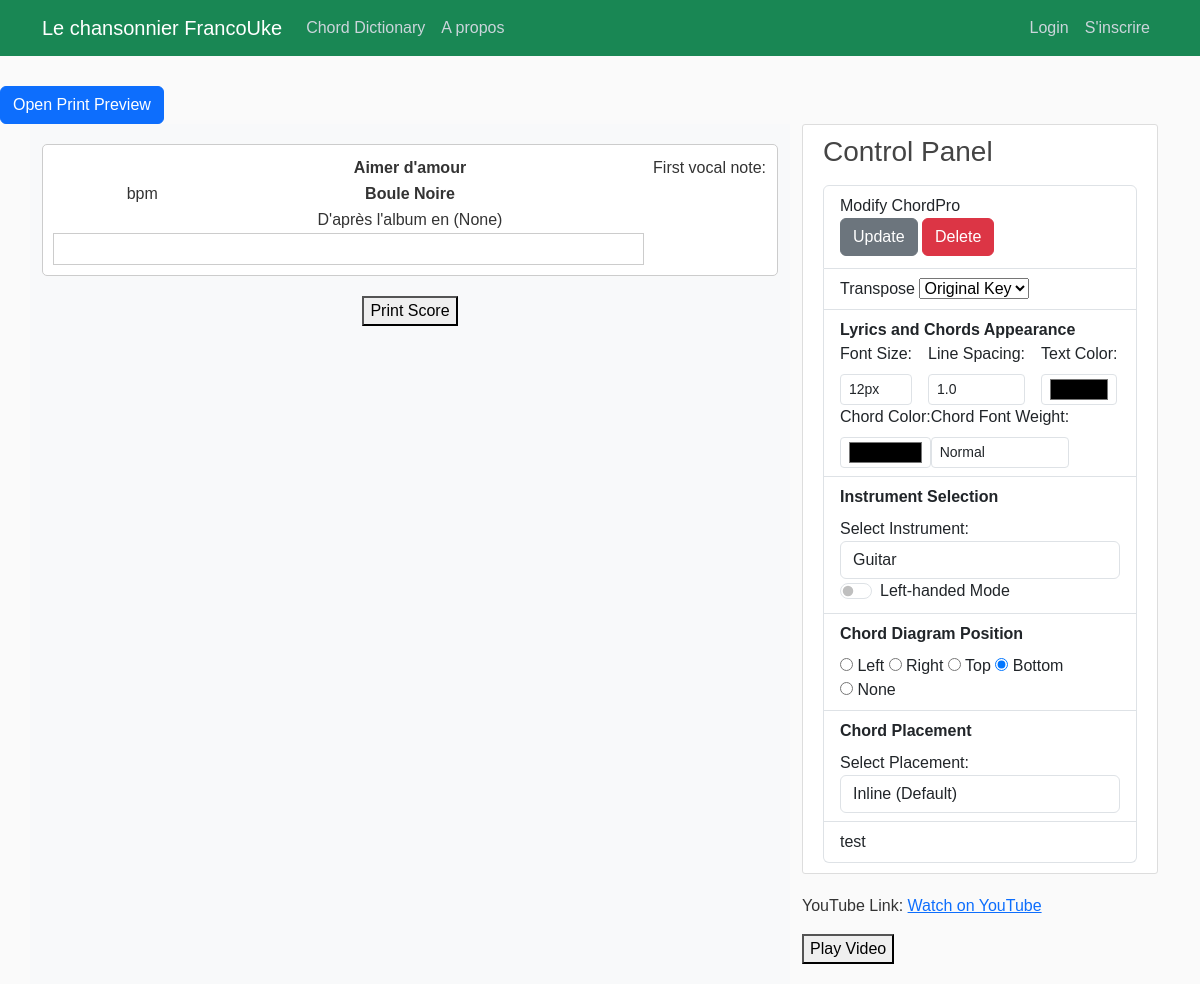
Screenshot of /score/437/ with the database file from the repository.
### songbook/models.py (models this page shows, shortened)
class Song(models.Model):
    songTitle = models.CharField(max_length=100, blank=True, null=True)
    songChordPro = models.TextField()  # Original
    lyrics_with_chords = models.JSONField(null=True, blank=True)
    metadata = models.JSONField(blank=True, null=True)  # Stores metadata as JSON
    date_posted = models.DateField(default=timezone.now)
    contributor = models.ForeignKey(User, on_delete=models.CASCADE)
    abc_notation = models.TextField(blank=True, null=True, help_text="Optional ABC notation for this song.")
    tags = TaggableManager(blank=True)

### songbook/views.py (the view)
# urls.py: path('score/<int:pk>/', ScoreView.as_view(),name='score'),
class ScoreView(DetailView):
    model = Song
    template_name = 'songbook/song_simplescore.html'  # Temporary template for experiments
    context_object_name = 'score'
    def get_context_data(self, **kwargs):
        context = super().get_context_data(**kwargs)
        if self.request.user.is_authenticated:
            preferences, created = UserPreference.objects.get_or_create(user=self.request.user)
            context["preferences"] = preferences
        else:
            context["preferences"] = None  # Handle unauthenticated users if necessary
        return context

### songbook/templates/songbook/song_simplescore.html (shortened to what this page needs)
{% load static %}
<!DOCTYPE html>
<html lang="en">
<head>
<link href="https://cdn.jsdelivr.net/npm/bootstrap@5.3.3/dist/css/bootstrap.min.css" rel="stylesheet">
    {% if pdf_generation %}
        <link rel="stylesheet" href="file://{{ STATIC_ROOT }}/songbook/main.css">
        <link rel="stylesheet" href="file://{{ STATIC_ROOT }}/songbook/song_simplescore.css">
    {% else %}
        <link rel="stylesheet" type="text/css" href="{% static 'songbook/main.css' %}">
        <link rel="stylesheet" href="{% static 'songbook/song_simplescore.css' %}">
    {% endif %}
</head>
<body>
    <header class="site-header">
        {% include "partials/_navbar.html" %}
      </header>
      <button type="button" class="btn btn-primary mt-3" data-bs-toggle="modal" data-bs-target="#printPreviewModal">
        Open Print Preview
    </button>
      <main role="main" class="container">
        <div class="row">
            <div class="col-8 bg-light">
                <div id="printableScore" style="background-color:#FFF; padding: 10px; border: 1px solid #ccc; border-radius: 5px; max-width: 800px; margin: 20px auto;">
                    <table id="song_header" table table-borderless style="width: 100%; margin: 0 auto; padding: 1;">
                        <tbody>
                            <tr style="height:fit-content;">
                                <td class="col-3">
                                </td>
                                <td class="col-6" style="text-align: center; font-weight: bolder;">{{ score.songTitle }}</td>
                                <td class="col-3" style="text-align: right;">
                                    {% if score.metadata.1stnote %}
                                        First vocal note: {{ score.metadata.1stnote }}
                                    {% endif %}
                                </td>
                            </tr>
                            <tr>
                                <td class="col-sm-3">
                                    {% if score.metadata.tempo %}
                                        {{ score.metadata.tempo }} bpm
                                {% endif %}
                                    </td>
                                <td class="col-sm-6" style="text-align: center; font-weight: bolder;">{{ score.metadata.artist }}</td>
                                <td class="col-sm-3"></td>
                            </tr>
                            <tr>
                                <td colspan="3" style="text-align: center; " id="recording">D'après l'album {{ score.metadata.album }} en {{ score.metadata.key }} ({{ score.metadata.year }})</td>
                            </tr>
                        </tbody>
                    </table>
                <div id="lyrics-and-chords" class="row">
                    <div class="col-10">
                        <div id="lyrics-container" class="lyrics-container">
                        </div>
                    </div>
                    <div id="right-chord-diagram-placeholder" class="col-2"></div>
                </div>
            </div>
        <button onclick="printDiv('printableScore')" style="display: block; margin: 20px auto;">Print Score</button>
        </div>
            <div class="col-4">
                {% include "partials/_control_panel.html" %}
            </div>
    </main>
</body>
</html>

### songbook/static/songbook/main.css (style rules this page uses)
body { background: #fafafa; color: #333333; margin-top: 5rem; }
.lyrics-container { line-height: 1.0; }

### songbook/static/songbook/song_simplescore.css (style rules this page uses)
body { font-family: Arial, sans-serif; padding-top: 70px; margin: 0; }
#song_header { width: 100%; border-collapse: collapse; margin-bottom: 10px; }
#song_header td { padding: 1px; text-align: center; border: 0px solid #ddd; background-color: #fff; }
#song_header td[colspan="3"] { text-align: center; }
#chord-container, .lyrics-container { border: 1px solid #ccc; padding: 5px; background-color: #f9f9f9; }
.lyrics-container { background-color: #fff; padding: 15px; flex-grow: 1; transition:all 0.3 ease; }
.row > div:not(.lyrics-container) { text-align: left; }
#recording { text-align: center; }

### rows the page displays
Song: songTitle "Aimer d'amour", metadata.artist "Boule Noire", metadata.year "None"
